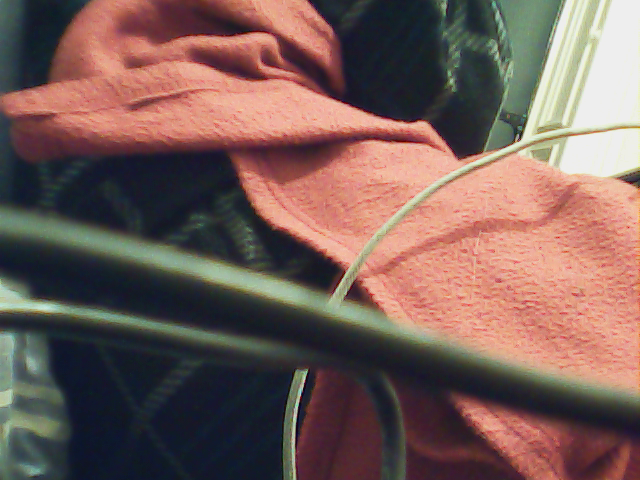
#> input picture TestImage.png, 640 x 480 px, found by its file name
$ python imgToContourDEMO.py   (older library calls are emulated)
#> lines starting #> are read from the running program, lines starting #| are printed output that depends on the picture; after the words box and inside, x2 and y2 are one past the last pixel; in counts of white or black regions, pixels touching at a corner belong together
import cv2 as cv
import numpy as np
from matplotlib import pyplot as plt

def imageToPoints (image):
    ret, discrImage = cv.threshold (image, 127, 255, 0)
    height, width = discrImage.shape

    # Add a line of white values to the top of the image.
    # This ensures that the binary outer contour works.
    # It is removed later before writing to point cloud.
    # Order is [y,x] i.e. [row, column]
    discrImage[0,:] = 255 # 1st row, and the whole x range

    img, vectImage, heirarchy = cv.findContours(discrImage, cv.RETR_EXTERNAL, cv.CHAIN_APPROX_SIMPLE)

    return vectImage

if __name__ == '__main__':
    image = cv.imread('/home/pi/Desktop/ScannerDev/TestImage.png', cv.IMREAD_GRAYSCALE)
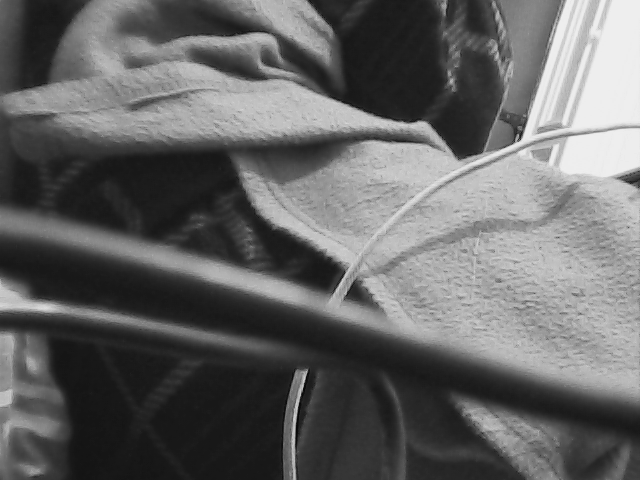
#> image: shape (480, 640); min 7, max 238, mean 100.8
    contImage = imageToPoints(image)
#> in imageToPoints, `ret, discrImage = cv.threshold (image, 127, 255, 0)`:
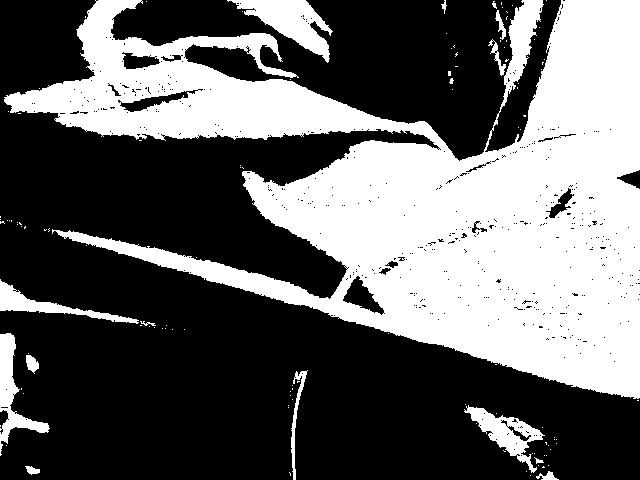
#> discrImage: shape (480, 640); 39.4% white; 115 white regions (100 under 20 px), largest, box (x1, y1, x2, y2) and area: (4, 0, 640, 399) 112094, (227, 0, 333, 63) 2678, (464, 405, 545, 473) 1739
#> in imageToPoints, `discrImage[0,:] = 255`:
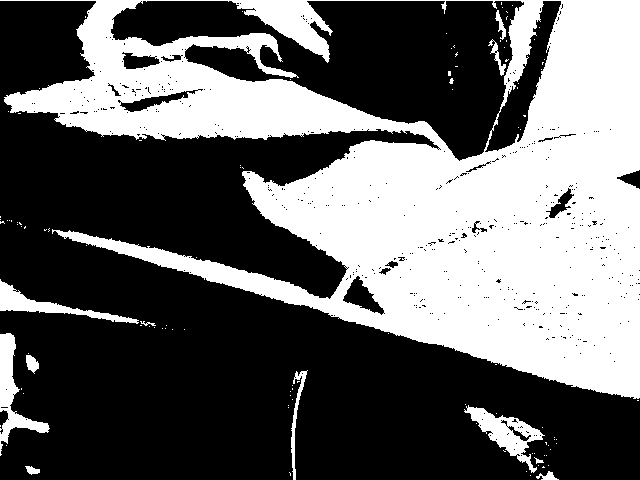
#> discrImage: shape (480, 640); 39.5% white; 110 white regions (98 under 20 px)
#> in imageToPoints, `img, vectImage, heirarchy = cv.findContours(discrImage, cv.RETR_EXTERN..`: vectImage = 79 contours, 71 with area under 20; largest, box (x1, y1, x2, y2) and area: (0, 0, 640, 399) 152220, (464, 405, 545, 473) 1744, (0, 333, 50, 456) 1570, (0, 279, 139, 324) 1254, (291, 370, 308, 480) 312, (26, 355, 39, 374) 136, (536, 471, 559, 480) 72, (25, 466, 40, 475) 65
#> contImage has the same summary as vectImage in imageToPoints
    newImage = cv.drawContours(np.zeros(image.shape), contImage, -1, (255,255,255), 1)
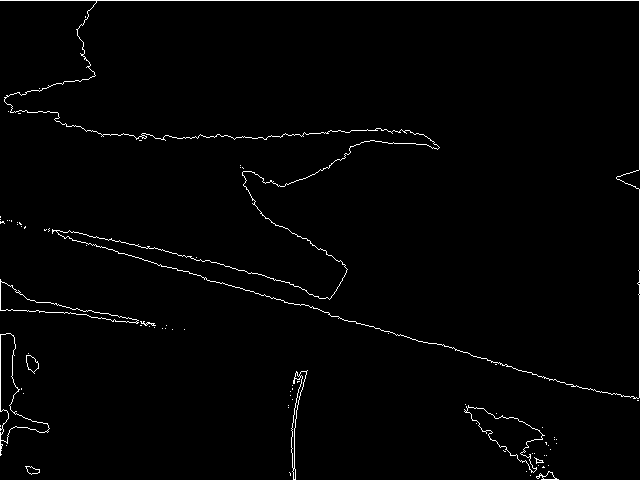
#> newImage: shape (480, 640) float64; 1.5% white in thin lines or dots
    cv.imshow ('original', image)
    cv.imshow ('Contoured', newImage)

    while (1):
        c = cv.waitKey(5)
#> (key Esc is pressed here)
        if 'q' == chr(c & 255):
            break

    cv.destroyAllWindows()
